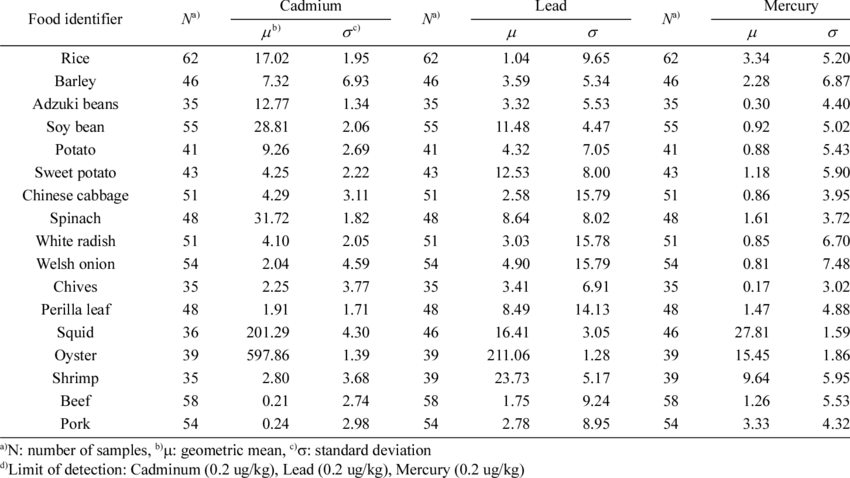
#> input picture Sesion04/PY/tabla_metalfood.png, 850 x 478 px
$ python b_ocr.py
#> lines starting #> are read from the running program, lines starting #| are printed output that depends on the picture
#!/usr/bin/env python
# -*- coding: utf-8 -*-

"""
Centro de Cultura Digital
Técnicas de composición asistida por datos // i.n.t.e.r.s.p.e.c.i.f.i.c.s
Sesion 04 / 05
C: Optical character recognition
------------------------------------------------------------------------------------
"""

#----------------------------- [modules]
from PIL import Image
import pytesseract
import numpy as np


#----------------------------- [extraction]

filename = 'tabla_metalfood.png'
img1 = np.array(Image.open(filename))
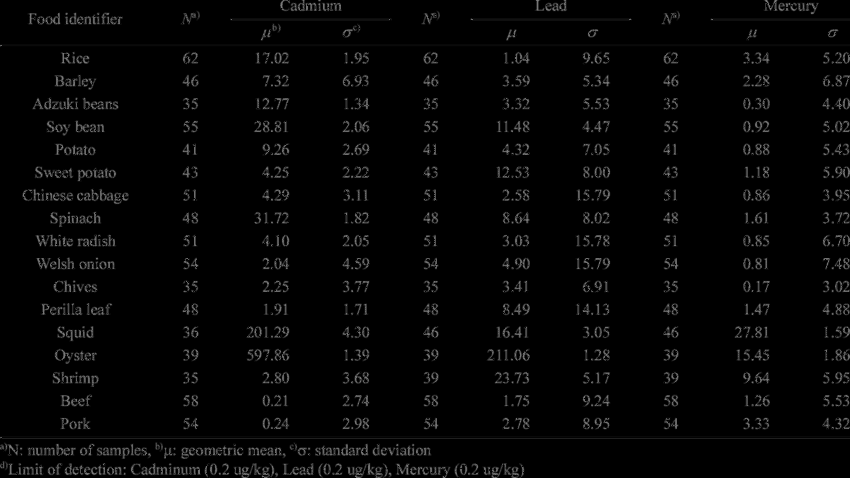
#> img1: shape (478, 850); min 0, max 127, mean 5.4
#> (the run stopped early here; a loop or call above may not have finished)

$ run again, with Sesion04/PY/tabla_macronutrientes.png copied over Sesion04/PY/tabla_metalfood.png
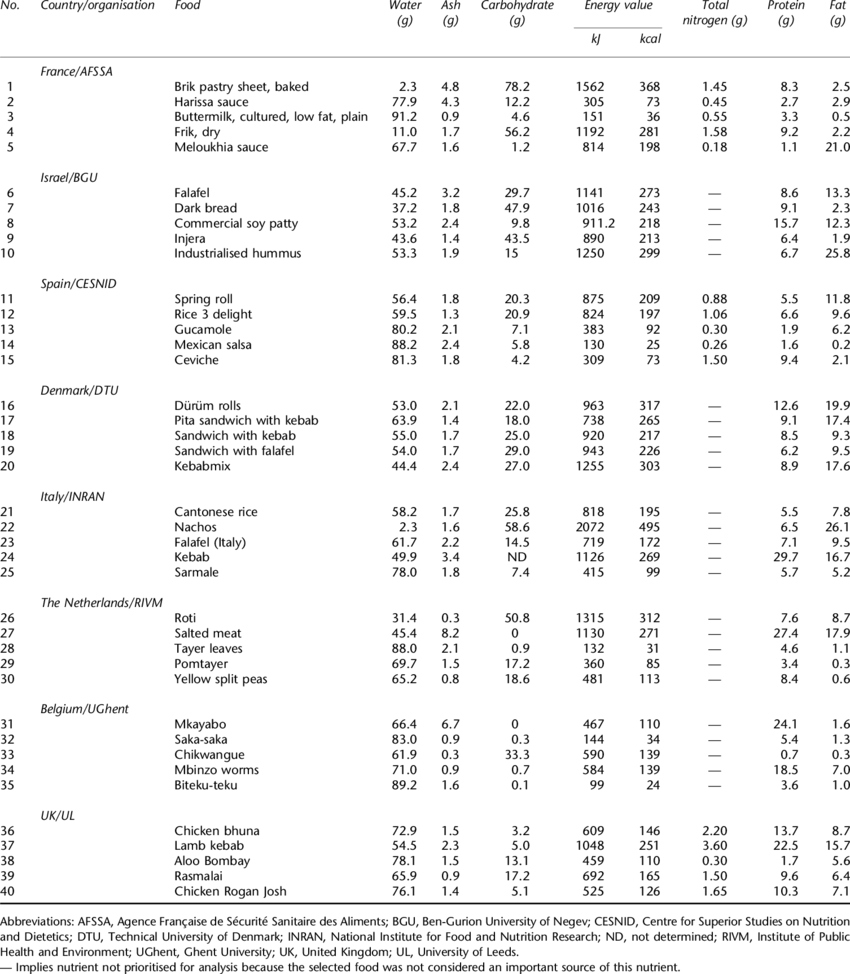
#> input picture Sesion04/PY/tabla_macronutrientes.png, 850 x 974 px
#> `img1 = np.array(Image.open(filename))`:
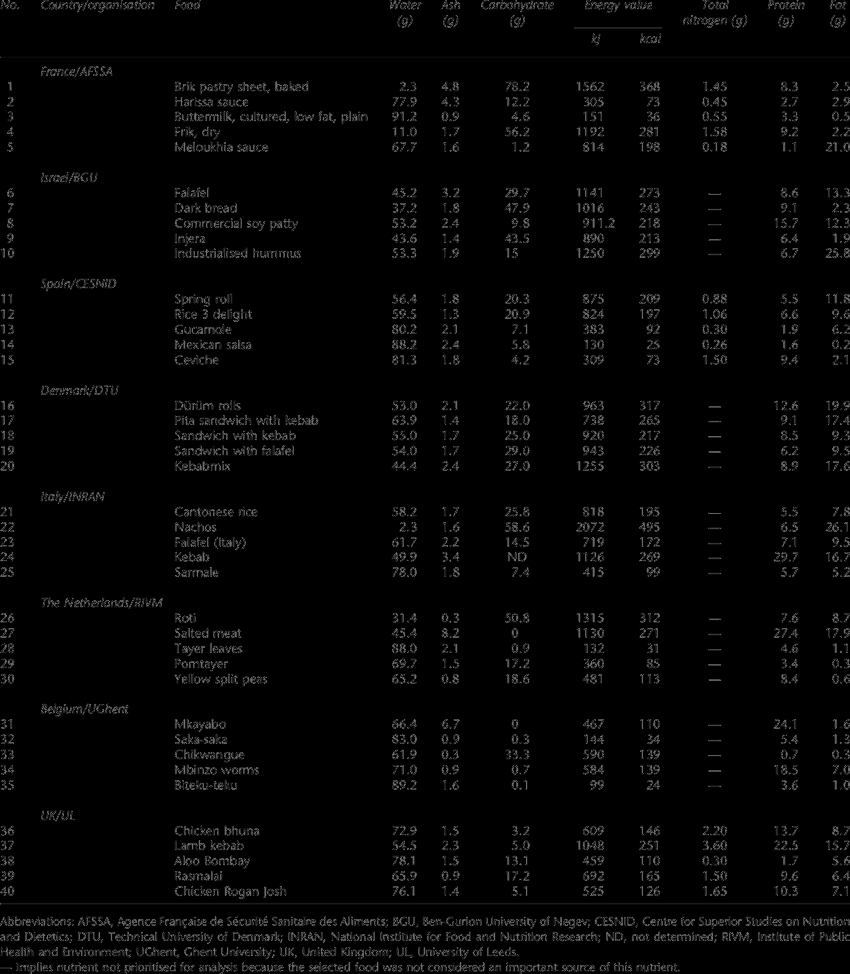
#> img1: shape (974, 850); min 0, max 127, mean 5.1
